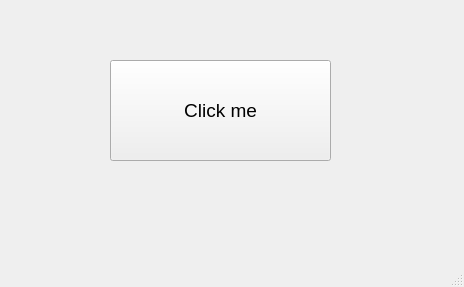
<?xml version="1.0" encoding="UTF-8"?>
<ui version="4.0">
 <class>MainWindow</class>
 <widget class="QMainWindow" name="MainWindow">
  <property name="geometry">
   <rect>
    <x>0</x>
    <y>0</y>
    <width>464</width>
    <height>287</height>
   </rect>
  </property>
  <property name="windowTitle">
   <string>Message Box</string>
  </property>
  <widget class="QWidget" name="centralwidget">
   <widget class="QPushButton" name="pushButton">
    <property name="geometry">
     <rect>
      <x>110</x>
      <y>60</y>
      <width>221</width>
      <height>101</height>
     </rect>
    </property>
    <property name="font">
     <font>
      <pointsize>14</pointsize>
     </font>
    </property>
    <property name="text">
     <string>Click me</string>
    </property>
   </widget>
  </widget>
  <widget class="QStatusBar" name="statusbar"/>
 </widget>
 <resources/>
 <connections/>
</ui>
